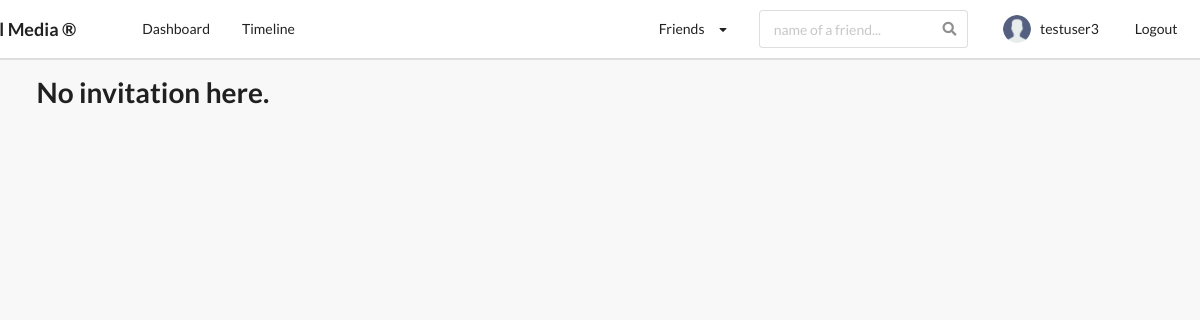
Before: /profiles/my_invites/ (signed in) with the older database file.
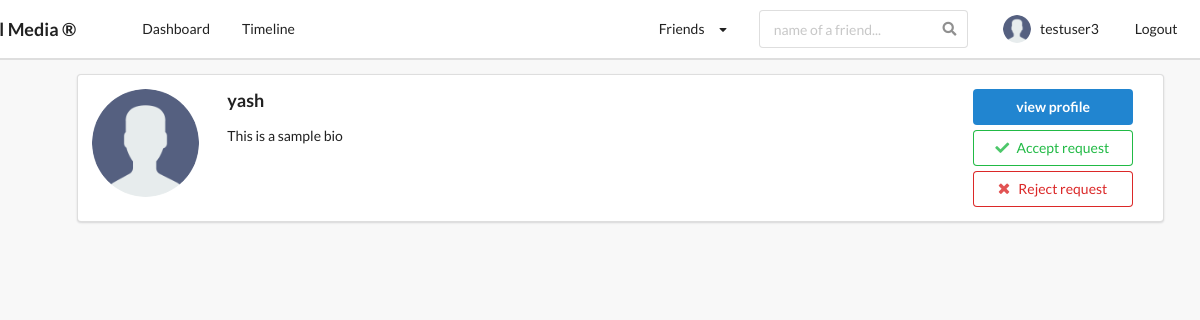
After: the same page with the newer database file.
### profiles/models.py (models this page shows, shortened)
class Profile(models.Model):
    first_name = models.CharField(max_length = 200, blank = True)
    last_name = models.CharField(max_length = 200, blank = True)
    user = models.OneToOneField(settings.AUTH_USER_MODEL,on_delete=models.CASCADE)
    bio = models.TextField(default = "no bio", max_length=300, blank = True)
    email = models.EmailField(max_length = 200,blank = True)
    country = models.CharField(choices = COUNTRY_CHOICES, max_length = 100,blank = True)
    avatar = models.ImageField(default = "avatar.png", upload_to = 'avatars/')
    friends = models.ManyToManyField(settings.AUTH_USER_MODEL, blank = True, related_name='friends')
    slug = models.SlugField(unique = True, blank = True)
    updated = models.DateTimeField(auto_now=True)
    created =  models.DateTimeField(auto_now_add=True)
    objects = ProfileManager()
    __initial_first_name = None
    __initial_last_name = None
    def __init__(self,*args, **kwargs):
        super().__init__(*args, **kwargs)
        self.__initial_first_name = self.first_name
        self.__initial_last_name = self.last_name
    def get_absolute_url(self):
        return reverse("profiles:profiles_detail_view", kwargs={"slug":self.slug})
    def get_friends_no(self):
        return self.friends.all().count()

### profiles/views.py (the view)
# urls.py: path('my_invites/', invite_received, name='my_invites_view'),
@login_required
def invite_received(request):
    profile = Profile.objects.get(user = request.user)
    qs = Relationship.objects.invitations_received(profile)
    results = list(map(lambda x: x.sender, qs))  #get sender from qs and insert it into result
    is_empty = False
    if len(results) == 0:
        is_empty = True
    context = {
        'qs':results,
        'is_empty':is_empty,
    }
    return render(request, 'profiles/my_invites.html', context)

### profiles/context_processors.py (called while the page is built)
def profile_dp(request):
    if request.user.is_authenticated:
        profile_obj = Profile.objects.get(user=request.user)
        pic = profile_obj.avatar
        return {'picture':pic}
    return {}

def invitation_received_no(request):
    if request.user.is_authenticated:
        profile_obj = Profile.objects.get(user=request.user)
        qs_count = Relationship.objects.invitations_received(profile_obj).count()
        return {'invites_no':qs_count}
    return {}

def friends_no(request):
    if request.user.is_authenticated:
        profile_obj = Profile.objects.get(user=request.user)
        count = profile_obj.get_friends_no()
        return {'friend_count':count}
    return {}

### profiles/models.py (called while the page is built)
    def invitations_received(self,receiver):
        qs = Relationship.objects.filter(receiver=receiver, status='send')
        return qs

### profiles/templates/profiles/my_invites.html (shortened to what this page needs)
{% extends 'base.html' %}
{% block content %}
    {% if is_empty %}
        <h1>No invitation here. </h1>
    {% endif %}
    <ul>
        {% for obj in qs %}
            <div class="ui segment">
                <div class="ui grid">
                    <div class="row">
                        <div class="two wide column">
                            <img class="ui small circular image" src = {{obj.avatar.url}}>
                        </div>
                        <div class="eleven wide column">
                            <h3>{{obj.user}}</h3>
                            <p>{{obj.bio}}</p>
                        </div>
                        <div class="three wide column">
                            <a href="{{obj.get_absolute_url}}">
                                <button class="ui primary button" style="width:160px; margin-bottom:5px;">
                                    view profile
                                </button>
                            </a>
                            <form action="{% url 'profiles:accept_invite' %}" method = "POST">
                                <button type="submit" class="ui positive basic button" style="width:160px; margin-bottom:5px;">
                                    <i class="check icon"></i>Accept request
                                </button>
                            </form>
                            <form action="{% url 'profiles:reject_invite' %}" method = "POST">
                                <button type="submit" class="ui negative basic button" style="width:160px;">
                                    <i class="close icon"></i>Reject request
                                </button>
                            </form>
                        </div>
                    </div>
                </div>
            </div>
        {% endfor %}
    </ul>
{% endblock content %}

Changed rows visible on the page:
now on this page (row edited): Profile: avatar (placeholder picture), user "yash", bio "This is a sample bio"
Other visible differences:
text no longer shown: "No invitation here."
